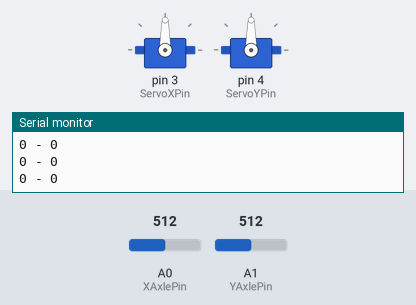
A sketch run on a simulated Arduino Uno, built with avr-gcc and run on an emulated ATmega328P. On the bench: 2 × servo, the last lines printed to the serial monitor. The test bench sets the inputs (shaded band); at power-on: A0 (XAxlePin) = 512, A1 (YAxlePin) = 512.

Above: at 1.2 s.
1.3 s: A0 (XAxlePin) set to 349
4.3 s: A0 (XAxlePin) set to 330
At 5.58 s:
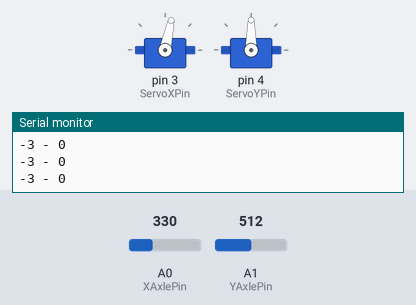
7.3 s: A1 (YAxlePin) set to 349
9.1 s: A1 (YAxlePin) set to 322
At 9.38 s:
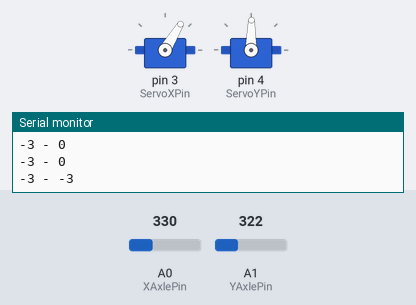
At 11.9 s:
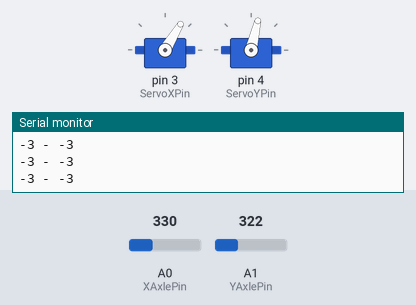
12.1 s: A0 (XAxlePin) set to 511
15.1 s: A0 (XAxlePin) set to 751
16.6 s: A0 (XAxlePin) set to 783
At 16.76 s:
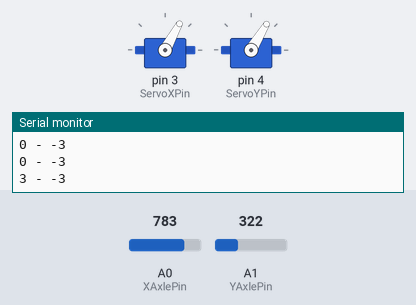
Timing chart, 0 to 22.3 s (numbered marks = the images above; inputs shaded):
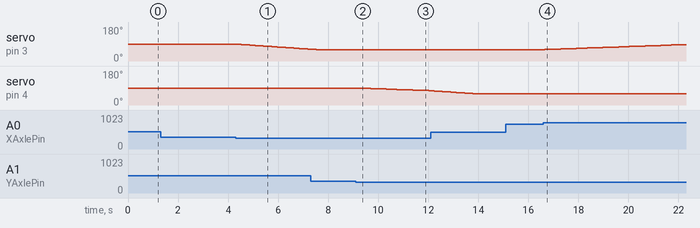

The sketch:

servo_control.ino
```cpp
#include <Servo.h>

// Define servo motors
Servo myServoX;
Servo myServoY;

// Define pins for each axis
int ServoXPin = 3;
int ServoYPin = 4;

// Set home position for servos
int ServoXHomePos = 90;
int ServoYHomePos = 90;

int ServoXPos;
int ServoYPos;

// Define joystick control pins for each axis
int XAxlePin = A0;
int YAxlePin = A1;

// Set start values for joystick
int XAxleValue = 0;
int YAxleValue = 0;

int range = 12;           // output range of X or Y movement
int centre = range/2;     // resting position value
int threshold = range/4;  // resting threshold

int servoStep = 1;
int servoDelay = 100;

void setup() {
  myServoX.attach(ServoXPin);
  myServoY.attach(ServoYPin);

  // Update servo positions at start-up
  ServoXPos = ServoXHomePos;
  ServoYPos = ServoYHomePos;

  myServoX.write(ServoXPos);
  myServoY.write(ServoYPos);

  Serial.begin(9600);
}

void loop() {
  XAxleValue = readAxis(XAxlePin);
  YAxleValue = readAxis(YAxlePin);

  Serial.print(XAxleValue, DEC);
  Serial.print(" - ");
  Serial.println(YAxleValue, DEC);

  // Check joystick vals and move servos
  if (XAxleValue > 0) {
    ServoXPos += servoStep;
    myServoX.write(ServoXPos);
    delay(servoDelay);
  }
  if (XAxleValue < 0) {
    ServoXPos -= servoStep;
    myServoX.write(ServoXPos);
    delay(servoDelay);
  }
  if (YAxleValue > 0) {
    ServoYPos += servoStep;
    myServoY.write(ServoYPos);
    delay(servoDelay);
  }
  if (YAxleValue < 0) {
    ServoYPos -= servoStep;
    myServoY.write(ServoYPos);
    delay(servoDelay);
  }

  int angleLim = 30;
  if (ServoXPos > ServoXHomePos + angleLim) {
     ServoXPos = ServoXHomePos + angleLim;
  }
  if (ServoXPos < ServoXHomePos - angleLim) {
    ServoXPos = ServoXHomePos - angleLim;
  }
  if (ServoYPos > ServoYHomePos + angleLim) {
    ServoYPos = ServoYHomePos + angleLim;
  }
  if (ServoYPos < ServoYHomePos - angleLim) {
    ServoYPos = ServoYHomePos - angleLim;
  }

  delay(10);
}

int readAxis(int thisAxis) {
  // Read analog input
  int reading = analogRead(thisAxis);

  // Map reading from analog input to output range
  reading = map(reading, 0, 1023, 0, range);

  // If output reading outside of rest position threshold, use it:
  int distance = reading - centre;
  if (abs(distance) < threshold) {
    distance = 0;
  }

  return distance;  // for specified axis
}
```

Measured:
- the behaviour switches between 341 and 340 on A0 (XAxlePin) (found by bisection; images 0 and 1)
- the behaviour switches between 341 and 340 on A1 (YAxlePin) (found by bisection; images 1 and 2)
- the behaviour switches between 767 and 768 on A0 (XAxlePin) (found by bisection; images 3 and 4)
- after the input at 4.3 s, servo on pin 3 (ServoXPin): moves from 90° to 62° over 3.0 s, starting at once
- after the input at 9.1 s, servo on pin 4 (ServoYPin): moves from 90° to 76° over 2.7 s, starting after 0.18 s
- after the input at 16.6 s, servo on pin 3 (ServoXPin): moves from 59° to 87° over 5.5 s, starting after 0.06 s
